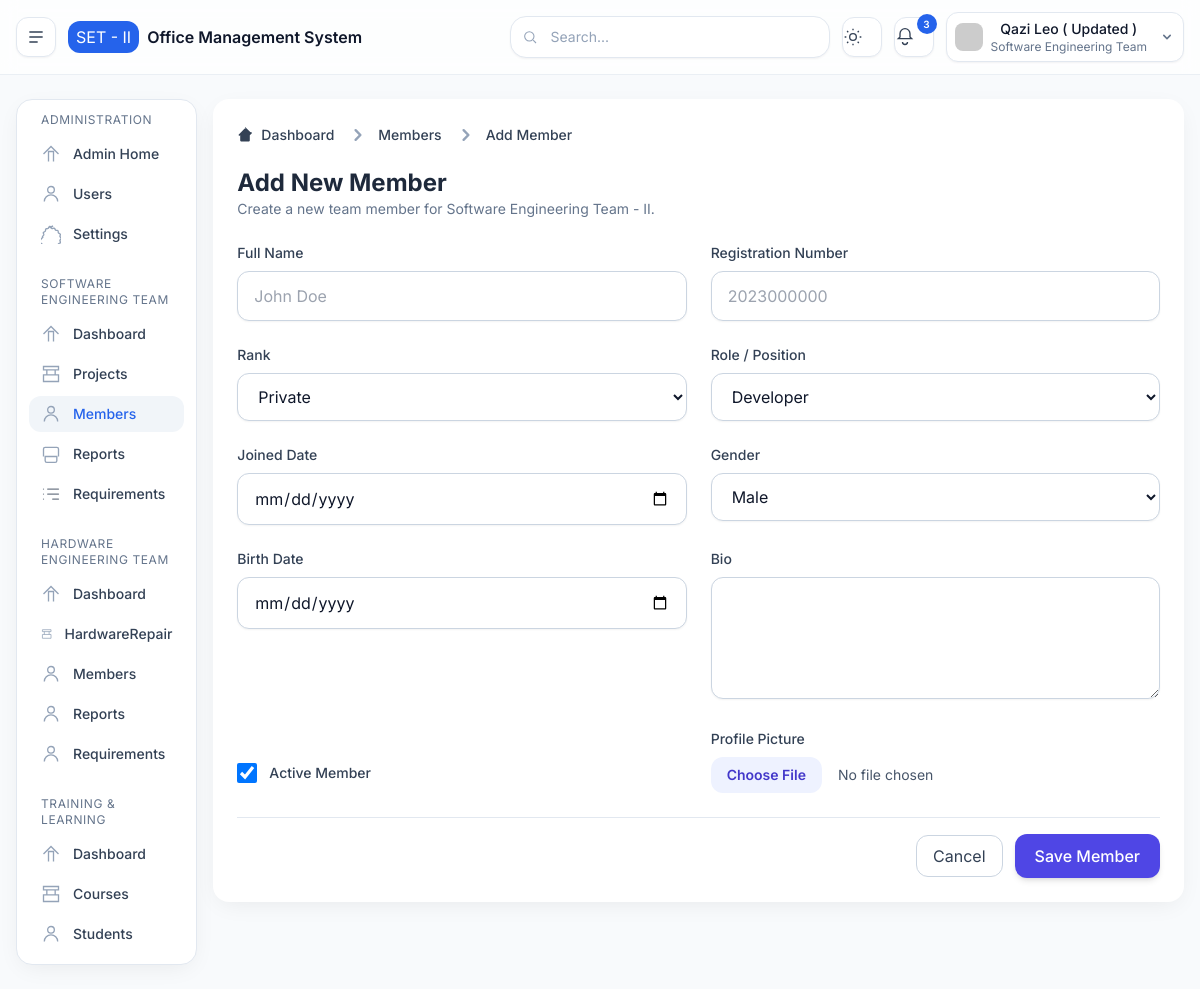
Page /set/add-member/ (signed in) on the committed database.
### base/models.py (models this page shows, shortened)
class SystemSettings(models.Model):
    system_name = models.CharField(max_length=100, default="Engineering Management Dashboard")
    organization = models.CharField(max_length=100, default="Software Engineering Team II")
    email_notifications = models.BooleanField(default=True)
    system_warnings = models.BooleanField(default=True)
    weekly_reports = models.BooleanField(default=False)
    session_timeout = models.PositiveIntegerField(default=30)
    updated_at = models.DateTimeField(auto_now=True)

### accounts/models.py (models this page shows, shortened)
class CustomUser(AbstractBaseUser, PermissionsMixin):
    ROLE_CHOICES = [
        ("admin", "Administrator"),
        ("set", "Software Engineering Team"),
        ("het", "Hardware Engineering Team"),
        ("training", "Training & Learning"),
    ]
    id = models.UUIDField(primary_key=True, default=uuid.uuid4, editable=False)
    email = models.EmailField(unique=True)
    full_name = models.CharField(max_length=255)
    role = models.CharField(max_length=20, choices=ROLE_CHOICES, default="‌admin")
    is_active = models.BooleanField(default=True)
    is_staff = models.BooleanField(default=False)
    date_joined = models.DateTimeField(auto_now_add=True)
    groups = models.ManyToManyField(
        "auth.Group",
        related_name="customuser_set",
        blank=True,
        help_text="The groups this user belongs to.",
    )
    user_permissions = models.ManyToManyField(
        "auth.Permission",
        related_name="customuser_permissions",
        blank=True,
        help_text="Specific permissions for this user.",
    )
    USERNAME_FIELD = "email"
    REQUIRED_FIELDS = ["full_name"]
    objects = CustomUserManager()

### set/views.py (the view, shortened to what this page needs)
# urls.py: path('add-member/', views.addMember, name='het.add-member'),
@role_required("set")
def addMember(request):
    positions = Member.POSITION_CHOICES
    ranks = Member.RANK_CHOICES
    genders = Member.GENDER_CHOICES
    context = {
        "active_menu": "set_members",
        "positions": positions,
        "ranks": ranks,
        "genders": genders,
    }
    return render(request, "pages/set/members/add-member.html", context)

### templates/pages/set/members/add-member.html (shortened to what this page needs)
{% extends 'layouts/main.html' %}
{% block content %}
<div class="bg-white p-6 rounded-2xl shadow-soft dark:bg-slate-900">
  <nav class="flex mb-5" aria-label="Breadcrumb">
    <ol class="inline-flex items-center space-x-1 md:space-x-3">
      <li class="inline-flex items-center">
        <a href="{% url 'set.index' %}"
          class="inline-flex items-center text-sm font-medium text-slate-700 hover:text-indigo-600 dark:text-slate-300 dark:hover:text-indigo-400">
          <svg class="w-4 h-4 mr-2" fill="currentColor" viewBox="0 0 20 20">
            <path
              d="M10.707 2.293a1 1 0 00-1.414 0l-7 7a1 1 0 001.414 1.414L4 10.414V17a1 1 0 001 1h10a1 1 0 001-1v-6.586l2.293-2.293a1 1 0 00-1.414-1.414l-7-7z">
            </path>
          </svg>
          Dashboard
        </a>
      </li>
      <li>
        <div class="flex items-center">
          <svg class="w-6 h-6 text-slate-400" fill="currentColor" viewBox="0 0 20 20">
            <path fill-rule="evenodd"
              d="M7.293 14.707a1 1 0 010-1.414L10.586 10 7.293 6.707a1 1 0 011.414-1.414l4 4a1 1 0 010 1.414l-4 4a1 1 0 01-1.414 0z"
              clip-rule="evenodd"></path>
          </svg>
          <a href="{% url 'set.members' %}" class="ml-1 text-sm font-medium text-slate-700 hover:text-indigo-600 md:ml-2 dark:text-slate-300 dark:hover:text-indigo-400">
            Members
          </a>
        </div>
      </li>
      <li>
        <div class="flex items-center">
          <svg class="w-6 h-6 text-slate-400" fill="currentColor" viewBox="0 0 20 20">
            <path fill-rule="evenodd"
              d="M7.293 14.707a1 1 0 010-1.414L10.586 10 7.293 6.707a1 1 0 011.414-1.414l4 4a1 1 0 010 1.414l-4 4a1 1 0 01-1.414 0z"
              clip-rule="evenodd"></path>
          </svg>
          <span class="ml-1 text-sm font-medium text-slate-700 md:ml-2 dark:text-slate-300">
            Add Member
          </span>
        </div>
      </li>
    </ol>
  </nav>
  <div class="flex justify-between items-center mb-6">
    <div>
      <h2 class="text-2xl font-bold text-slate-800 dark:text-slate-200">Add New Member</h2>
      <p class="text-slate-500 text-sm">Create a new team member for Software Engineering Team - II.</p>
    </div>
  </div>
  <form action="{% url 'set.add-member' %}" method="post" enctype="multipart/form-data" class="space-y-6">
    <div class="grid grid-cols-1 sm:grid-cols-2 gap-6">
      <div>
        <label for="full_name" class="block text-sm font-medium text-slate-700 dark:text-slate-300">Full Name</label>
        <input type="text" id="full_name" name="full_name" required
          placeholder="John Doe"
          class="mt-2 w-full rounded-xl border border-slate-300 dark:border-slate-700 bg-white dark:bg-slate-800 px-4 py-3 text-slate-900 dark:text-slate-100 shadow-sm focus:border-indigo-500 focus:ring-2 focus:ring-indigo-200 outline-none">
      </div>
      <div>
        <label for="reg_no" class="block text-sm font-medium text-slate-700 dark:text-slate-300">Registration Number</label>
        <input type="text" id="reg_no" name="reg_no" required
          placeholder="2023000000"
          class="mt-2 w-full rounded-xl border border-slate-300 dark:border-slate-700 bg-white dark:bg-slate-800 px-4 py-3 text-slate-900 dark:text-slate-100 shadow-sm focus:border-indigo-500 focus:ring-2 focus:ring-indigo-200 outline-none">
      </div>
      <div>
        <label for="rank" class="block text-sm font-medium text-slate-700 dark:text-slate-300">Rank</label>
        <select id="rank" name="rank"
          class="mt-2 w-full rounded-xl border border-slate-300 dark:border-slate-700 bg-white dark:bg-slate-800 px-4 py-3 text-slate-900 dark:text-slate-100 shadow-sm focus:border-indigo-500 focus:ring-2 focus:ring-indigo-200 outline-none">
          {% for rank in ranks %}
            <option value="{{ rank.0 }}">{{ rank.1 }}</option>
          {% endfor %}
        </select>
      </div>
      <div>
        <label for="position" class="block text-sm font-medium text-slate-700 dark:text-slate-300">Role / Position</label>
        <select id="position" name="position"
          class="mt-2 w-full rounded-xl border border-slate-300 dark:border-slate-700 bg-white dark:bg-slate-800 px-4 py-3 text-slate-900 dark:text-slate-100 shadow-sm focus:border-indigo-500 focus:ring-2 focus:ring-indigo-200 outline-none">
          {% for position in positions %}
            <option value="{{ position.0 }}">{{ position.1 }}</option>
          {% endfor %}
        </select>
      </div>
      <div>
        <label for="joined_date" class="block text-sm font-medium text-slate-700 dark:text-slate-300">Joined Date</label>
        <input type="date" id="joined_date" name="joined_date" required
          class="mt-2 w-full rounded-xl border border-slate-300 dark:border-slate-700 bg-white dark:bg-slate-800 px-4 py-3 text-slate-900 dark:text-slate-100 shadow-sm focus:border-indigo-500 focus:ring-2 focus:ring-indigo-200 outline-none">
      </div>
      <div>
        <label for="gender" class="block text-sm font-medium text-slate-700 dark:text-slate-300">Gender</label>
        <select id="gender" name="gender"
        class="mt-2 w-full rounded-xl border border-slate-300 dark:border-slate-700 bg-white dark:bg-slate-800 px-4 py-3 text-slate-900 dark:text-slate-100 shadow-sm focus:border-indigo-500 focus:ring-2 focus:ring-indigo-200 outline-none">
        {% for gender in genders %}
        <option value="{{ gender.0 }}">{{ gender.1 }}</option>
        {% endfor %}
      </select>
    </div>
    <div>
      <label for="birth_date" class="block text-sm font-medium text-slate-700 dark:text-slate-300">Birth Date</label>
      <input type="date" id="birth_date" name="birth_date" required
      class="mt-2 w-full rounded-xl border border-slate-300 dark:border-slate-700 bg-white dark:bg-slate-800 px-4 py-3 text-slate-900 dark:text-slate-100 shadow-sm focus:border-indigo-500 focus:ring-2 focus:ring-indigo-200 outline-none">
    </div>
    <div>
      <label for="bio" class="block text-sm font-medium text-slate-700 dark:text-slate-300">Bio</label>
      <textarea id="bio" name="bio" rows="4"
        class="mt-2 w-full rounded-xl border border-slate-300 dark:border-slate-700 bg-white dark:bg-slate-800 px-4 py-3 text-slate-900 dark:text-slate-100 shadow-sm focus:border-indigo-500 focus:ring-2 focus:ring-indigo-200 outline-none"></textarea>
    </div>
      <div class="flex items-center gap-3 mt-6">
        <input id="is_active" name="is_active" type="checkbox" checked
          class="w-5 h-5 rounded border-slate-300 text-indigo-600 focus:ring-indigo-500">
        <label for="is_active" class="text-sm font-medium text-slate-700 dark:text-slate-300">Active Member</label>
      </div>
      <div>
        <label for="photo" class="block text-sm font-medium text-slate-700 dark:text-slate-300">Profile Picture</label>
        <input type="file" id="profile_photo" name="profile_photo" accept="image/*"
          class="mt-2 block w-full text-sm text-slate-600 dark:text-slate-300 file:mr-4 file:py-2 file:px-4 file:rounded-xl file:border-0 file:text-sm file:font-semibold file:bg-indigo-50 file:text-indigo-700 hover:file:bg-indigo-100 dark:file:bg-slate-800 dark:file:text-indigo-400">
      </div>
    </div>
    <div class="flex items-center justify-end gap-3 pt-4 border-t border-slate-200 dark:border-slate-700">
      <a href="{% url 'set.members' %}"
        class="px-4 py-2 rounded-xl border border-slate-300 text-slate-700 hover:bg-slate-100 dark:text-slate-300 dark:border-slate-700 dark:hover:bg-slate-800">
        Cancel
      </a>
      <button type="submit"
        class="px-5 py-2.5 rounded-xl bg-indigo-600 text-white font-medium shadow-md hover:bg-indigo-700 focus:ring-2 focus:ring-indigo-300">
        Save Member
      </button>
    </div>
  </form>
</div>
{% endblock %}

### templates/layouts/partials/header.html (shortened to what this page needs)
<header
      class="sticky top-0 z-40 border-b border-slate-200/70 bg-white/75 backdrop-blur dark:border-slate-800 dark:bg-slate-900/75">
      <div class="mx-auto flex max-w-12xl items-center gap-3 px-4 py-3">
        <button id="btnSidebar"
          class="inline-flex h-10 w-10 items-center justify-center rounded-xl border border-slate-200 bg-white text-slate-700 shadow-sm hover:bg-slate-50 dark:border-slate-800 dark:bg-slate-900 dark:text-slate-200"
          aria-label="Toggle sidebar">
          <svg xmlns="http://www.w3.org/2000/svg" class="h-5 w-5" viewBox="0 0 24 24" fill="none" stroke="currentColor"
            stroke-width="1.8">
            <path d="M4 6h16M4 12h16M4 18h10" />
          </svg>
        </button>
        <div class="flex items-center gap-2">
          <span class="h-8 w-auto px-2 rounded-xl bg-brand-600 justify-center items-center text-white flex">{{organization|default:"SET - II"}}</span>
          <span class="font-semibold">{{system_name|default:"Office Management System"}}</span>
        </div>
        <div class="ml-auto flex items-center gap-2 sm:gap-3">
          <div class="relative hidden md:block">
            <input type="text" placeholder="Search..."
              class="w-[320px] rounded-2xl border border-slate-200 bg-white px-4 py-2.5 pl-10 text-sm shadow-sm outline-none placeholder:text-slate-400 focus:ring-2 focus:ring-brand-500/30 dark:border-slate-800 dark:bg-slate-900" />
            <svg class="absolute left-3 top-1/2 -translate-y-1/2 h-4 w-4 text-slate-400" viewBox="0 0 24 24" fill="none"
              stroke="currentColor" stroke-width="1.6">
              <circle cx="11" cy="11" r="7" />
              <path d="M21 21l-4.3-4.3" />
            </svg>
          </div>
          <button id="btnTheme"
            class="h-10 w-10 rounded-xl border border-slate-200 bg-white text-slate-700 shadow-sm hover:bg-slate-50 dark:border-slate-800 dark:bg-slate-900 dark:text-slate-200"
            aria-label="Toggle theme">
            <svg class="theme-sun h-5 w-5 block dark:hidden" viewBox="0 0 24 24" fill="none" stroke="currentColor"
              stroke-width="1.6">
              <circle cx="12" cy="12" r="4" />
              <path
                d="M12 2v2m0 16v2M2 12h2m16 0h2M4.9 4.9l1.4 1.4m11.3 11.4l1.4 1.4M4.9 19.1l1.4-1.4m11.3-11.4l1.4-1.4" />
            </svg>
          </button>
          <button
            class="relative h-10 w-10 rounded-xl border border-slate-200 bg-white text-slate-700 shadow-sm hover:bg-slate-50 dark:border-slate-800 dark:bg-slate-900 dark:text-slate-200"
            aria-label="Notifications">
            <svg class="h-5 w-5" viewBox="0 0 24 24" fill="none" stroke="currentColor" stroke-width="1.6">
              <path d="M6 8a6 6 0 1 1 12 0v4l2 2H4l2-2V8" />
              <path d="M9 18a3 3 0 0 0 6 0" />
            </svg>
            <span
              class="absolute -right-1 -top-1 inline-flex h-5 min-w-[20px] items-center justify-center rounded-full bg-brand-600 px-1.5 text-[10px] font-semibold text-white">3</span>
          </button>
          <div class="relative">
            <button id="profileDropdownBtn" class="flex items-center gap-2 rounded-xl border border-slate-200 bg-white px-2 py-1.5 shadow-sm md:flex dark:border-slate-800 dark:bg-slate-900">
              <img class="h-7 w-7 rounded-lg" src="https://i.pravatar.cc/48?img=13" alt="avatar" />
              <div class="leading-tight">
                <p class="text-sm font-medium">{{request.user.full_name}}</p>
                <p class="text-xs text-slate-500 dark:text-slate-400">{{request.user.get_role_display}}</p>
              </div>
              <svg xmlns="http://www.w3.org/2000/svg" class="h-4 w-4 ml-1 text-slate-500" viewBox="0 0 20 20" fill="currentColor">
                <path fill-rule="evenodd" d="M5.293 7.293a1 1 0 011.414 0L10 10.586l3.293-3.293a1 1 0 111.414 1.414l-4 4a1 1 0 01-1.414 0l-4-4a1 1 0 010-1.414z" clip-rule="evenodd" />
              </svg>
            </button>
          </div>
        </div>
      </div>
    </header>

### templates/layouts/main.html (style rules this page uses)
body { font-family: 'Inter', sans-serif; }

### rows in the picture
SystemSettings: organization "SET - II", system_name "Office Management System"
CustomUser: user.full_name "Qazi Leo ( Updated )", user.role "Software Engineering Team"

### other values in the picture
form field rank "Private"
form field position "Developer"
form field gender "Male"
